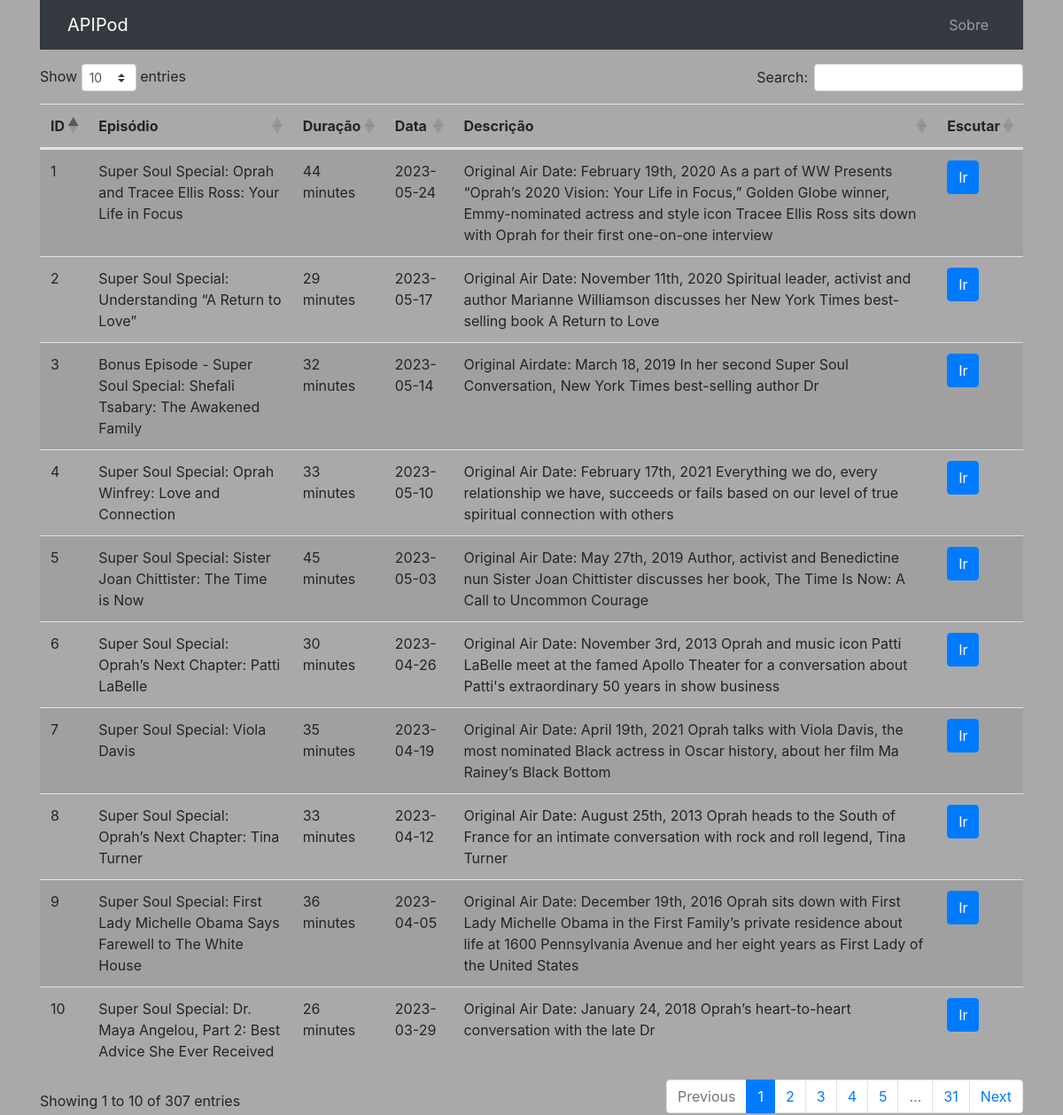
The page /podcasts on the database its author committed.
### tables this page shows
CREATE TABLE podcast (
        id INTEGER PRIMARY KEY,
        episodio TEXT,
        duracao INTEGER,
        data DATE,
        link TEXT,
        descricao TEXT
    );

### app.py (the view)
@app.route('/podcasts', methods=['GET'])
def get_podcasts():
    db = get_db()
    podcasts = db.execute('SELECT * FROM podcast').fetchall()
    db.close()
    return render_template('podcasts.html', podcasts=podcasts)

### app.py (called while the page is built)
def get_db():
    db = sqlite3.connect(DATABASE)
    db.row_factory = sqlite3.Row
    return db

### templates/podcasts.html (shortened to what this page needs)
<!DOCTYPE html>
<html>
<head>
    <link rel="stylesheet" href="https://stackpath.bootstrapcdn.com/bootstrap/4.5.2/css/bootstrap.min.css">
    <link rel="stylesheet" href="https://cdn.datatables.net/1.10.24/css/dataTables.bootstrap4.min.css">
</head>
<body>
    <div class="container">
        <nav class="navbar navbar-expand-lg navbar-dark bg-dark mb-3">
            <div class="container">
                <a class="navbar-brand" href="#">APIPod</a>
                <div class="collapse navbar-collapse" id="navbarNav">
                    <ul class="navbar-nav ml-auto">
                        <li class="nav-item">
                            <a class="nav-link" href="#" data-toggle="modal" data-target="#sobreModal">Sobre</a>
                        </li>
                    </ul>
                </div>
            </div>
        </nav>
        <table class="table table-striped" id="podcastsTable">
            <thead>
                <tr>
                    <th>ID</th>
                    <th>Episódio</th>
                    <th>Duração</th>
                    <th>Data</th>
                    <th>Descrição</th>
                    <th>Escutar</th>
                </tr>
            </thead>
            <tbody>
                {% for podcast in podcasts %}
                <tr>
                    <td>{{ podcast['id'] }}</td>
                    <td>{{ podcast['episodio'] }}</td>
                    <td>{{ podcast['duracao'] }}</td>
                    <td>{{ podcast['data'] }}</td>
                    <td>{{ podcast['descricao'] }}</td>
                    <td>
                        <a href="https://{{ podcast['link'] }}" target="_blank" class="btn btn-primary">Ir</a>
                    </td>
                </tr>
                {% endfor %}
            </tbody>
        </table>
    </div>
</body>
</html>

### templates/podcasts.html (style rules this page uses)
html,body { background-color:darkgray; }

### rows shown on the page
podcast: id "1", episodio "Super Soul Special: Oprah and Tracee Ellis Ross: Your Life in Focus", duracao "44 minutes", data "2023-05-24", descricao "Original Air Date: February 19th, 2020 As a part of WW Presents “Oprah’s 2020 Vision: Your Life in Focus,” Golden Globe winner, Emmy-nominated actress and style icon Tracee Ellis Ross sits down with Oprah for their first one-on-one interview"
podcast: id "2", episodio "Super Soul Special: Understanding “A Return to Love”", duracao "29 minutes", data "2023-05-17", descricao "Original Air Date: November 11th, 2020 Spiritual leader, activist and author Marianne Williamson discusses her New York Times best-selling book A Return to Love"
podcast: id "3", episodio "Bonus Episode - Super Soul Special: Shefali Tsabary: The Awakened Family", duracao "32 minutes", data "2023-05-14", descricao "Original Airdate: March 18, 2019 In her second Super Soul Conversation, New York Times best-selling author Dr"
podcast: id "4", episodio "Super Soul Special: Oprah Winfrey: Love and Connection", duracao "33 minutes", data "2023-05-10", descricao "Original Air Date: February 17th, 2021 Everything we do, every relationship we have, succeeds or fails based on our level of true spiritual connection with others"
podcast: id "5", episodio "Super Soul Special: Sister Joan Chittister: The Time is Now", duracao "45 minutes", data "2023-05-03", descricao "Original Air Date: May 27th, 2019 Author, activist and Benedictine nun Sister Joan Chittister discusses her book, The Time Is Now: A Call to Uncommon Courage"
podcast: id "6", episodio "Super Soul Special: Oprah’s Next Chapter: Patti LaBelle", duracao "30 minutes", data "2023-04-26", descricao "Original Air Date: November 3rd, 2013 Oprah and music icon Patti LaBelle meet at the famed Apollo Theater for a conversation about Patti's extraordinary 50 years in show business"
podcast: id "7", episodio "Super Soul Special: Viola Davis", duracao "35 minutes", data "2023-04-19", descricao "Original Air Date: April 19th, 2021 Oprah talks with Viola Davis, the most nominated Black actress in Oscar history, about her film Ma Rainey’s Black Bottom"
podcast: id "8", episodio "Super Soul Special: Oprah’s Next Chapter: Tina Turner", duracao "33 minutes", data "2023-04-12", descricao "Original Air Date: August 25th, 2013 Oprah heads to the South of France for an intimate conversation with rock and roll legend, Tina Turner"
podcast: id "9", episodio "Super Soul Special: First Lady Michelle Obama Says Farewell to The White House", duracao "36 minutes", data "2023-04-05", descricao "Original Air Date: December 19th, 2016 Oprah sits down with First Lady Michelle Obama in the First Family’s private residence about life at 1600 Pennsylvania Avenue and her eight years as First Lady of the United States"
podcast: id "10", episodio "Super Soul Special: Dr. Maya Angelou, Part 2: Best Advice She Ever Received", duracao "26 minutes", data "2023-03-29", descricao "Original Air Date: January 24, 2018 Oprah’s heart-to-heart conversation with the late Dr"
